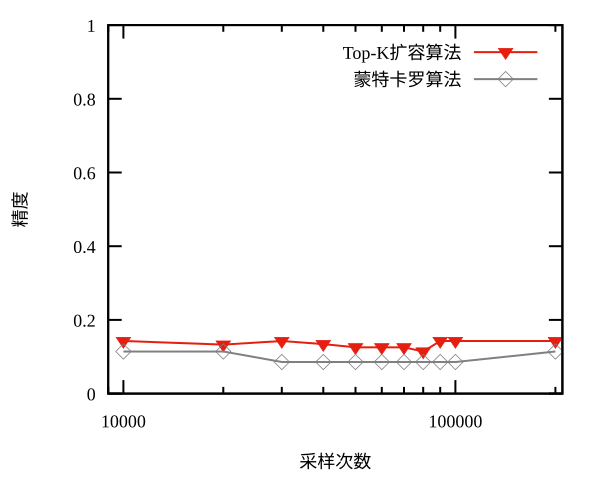

This chart was generated by the following gnuplot code:
set terminal svg lw 2 font "Times New Roman,18"
set output "r-precision.svg"

set xlabel "采样次数" font "Times New Roman,18"
set ylabel "精度" font "Times New Roman,18"

#set xtics ("1000" 250000,"2000" 500000,"4000" 1000000,"8000" 2000000)
set logscale x

set key right top


plot [9000:210000][0:1] \
"r.txt" using 1:5 title "Top-K扩容算法" with linespoints linecolor 7 linewidth 1 pointtype 11 pointsize 0.8,\
"r.txt" using 1:8 title "蒙特卡罗算法" with linespoints linecolor 0 linewidth 1 pointtype 12 pointsize 0.8